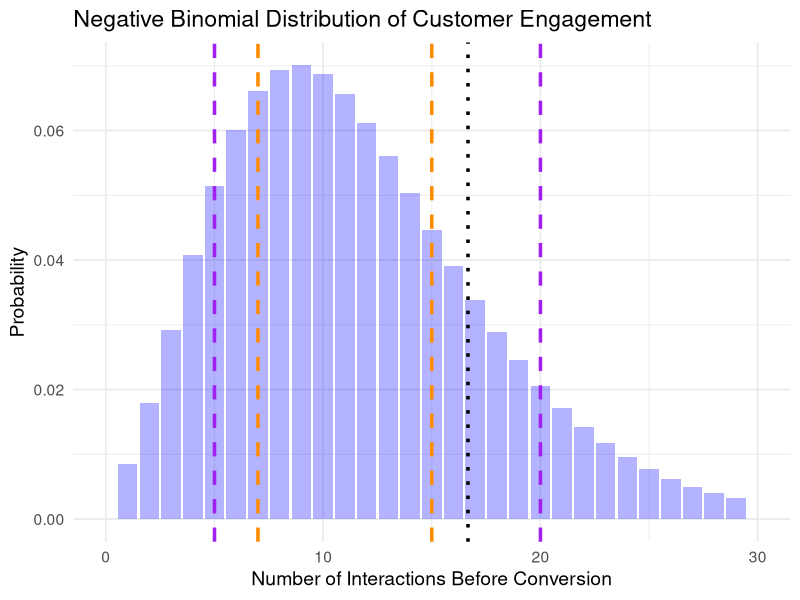

The R source for this figure:
# Negative binomial distribution example
# By Joe Domaleski

# Load necessary library
library(ggplot2)

# Set negative binomial distribution parameters
r <- 5     # Number of required conversions (successes)
p <- 0.3   # Probability of conversion per interaction

# Generate negative binomial distribution data
x_values <- seq(0, 30, by = 1)  # Number of interactions before conversion
y_values <- dnbinom(x_values, size = r, prob = p)  # Compute probabilities
data <- data.frame(x = x_values, y = y_values)

# Create the plot
ggplot(data, aes(x = x, y = y)) +
  geom_bar(stat = "identity", fill = "blue", alpha = 0.3) +
  geom_vline(xintercept = mean(r / p), linetype = "dotted", color = "black", linewidth = 1.2) +  # Mean interactions
  geom_vline(xintercept = c(qnbinom(0.25, r, p), qnbinom(0.75, r, p)), 
             linetype = "dashed", color = "darkorange", linewidth = 1.2) +  # Interquartile range (25%–75%)
  geom_vline(xintercept = c(qnbinom(0.1, r, p), qnbinom(0.9, r, p)), 
             linetype = "dashed", color = "purple", linewidth = 1.2) +  # 10%-90% range
  scale_x_continuous(limits = c(0, 30)) +
  labs(title = "Negative Binomial Distribution of Customer Engagement",
       x = "Number of Interactions Before Conversion",
       y = "Probability") +
  theme_minimal(base_size = 14)